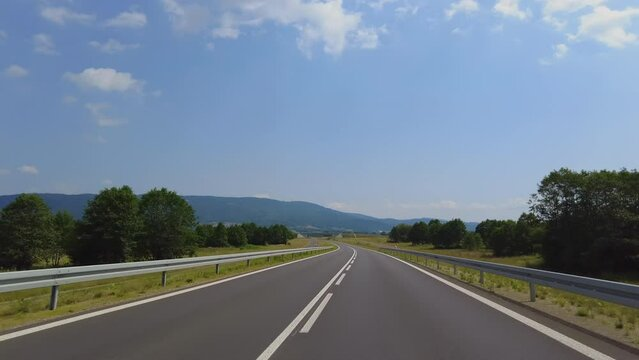
#> input picture Road03.png, 639 x 360 px
$ jupyter execute lane-detection.ipynb
#> lines starting #> are read from the running program, lines starting #| are printed output that depends on the picture; after the words box and inside, x2 and y2 are one past the last pixel; in counts of white or black regions, pixels touching at a corner belong together
[cell 1]
import cv2 as cv
import matplotlib.pyplot as plt
import numpy as np

### Reading Image

[cell 2]
bgr = cv.imread('Road03.png')
#> bgr is the input picture: shape (360, 639, 3); mean B, G, R 140.2, 125.4, 110.3
plt.imshow(bgr)
plt.title("Original Image (BGR)")
plt.axis('off')
plt.show()

### Converting BGR to RGB

[cell 3]
rgb = cv.cvtColor(bgr, cv.COLOR_BGR2RGB)
plt.imshow(rgb)
plt.title("Original Image (RGB)")
plt.axis('off')
plt.show()

### Convert RGB to Gray Scale

[cell 4]
gray = cv.cvtColor(rgb, cv.COLOR_BGR2GRAY)
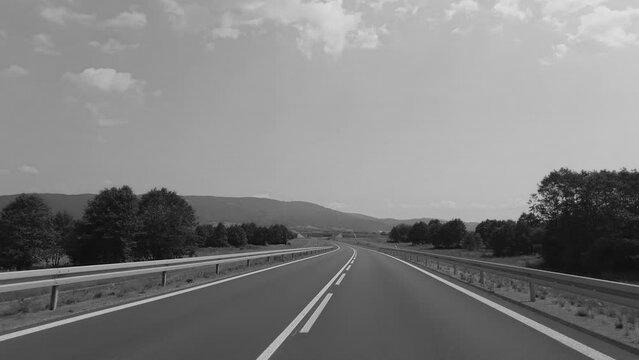
#> gray: shape (360, 639); min 0, max 229, mean 128.1
plt.imshow(gray, cmap="gray")
plt.title("Gray Scale Image")
plt.axis('off')
plt.show()

#### Applying Median Filter

[cell 5]
smoothed = cv.medianBlur(gray, 3)
plt.imshow(smoothed, cmap="gray")
plt.title("Smoothed Image")
plt.axis('off')
plt.show()

### Applying Canny's Edge Detector

[cell 6]
canny = cv.Canny(smoothed, 100, 200)
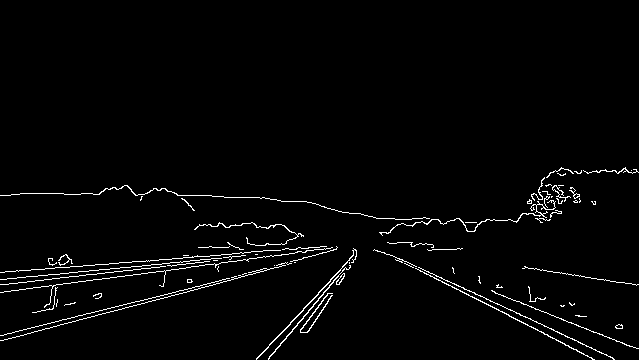
#> canny: shape (360, 639); 2.3% white in thin lines or dots, all inside (x1, y1, x2, y2) = (0, 167, 639, 360)
plt.imshow(canny, cmap='gray')
plt.title("Canny's Edges Image")
plt.axis('off')
plt.show()

### Creating the mask of ROI

[cell 7]
h, w = canny.shape
#> h = 360; w = 639
#v = np.array([[
#    (0, h),
#    (0, int(0.65 * h)),
#    (int(0.55 * w), int(0.45 * h)),
#    (w, int(0.8 * h)),
#    (w, h)
#]])

v = np.array([[
    (0, h),
    (0, int(0.9 * h)),
    (int(0.5 * w), int(0.7 * h)),
    (w, int(0.9 * h)),
    (w, h)
]])

mask = np.zeros_like(canny)
cv.fillPoly(mask, v, 255)
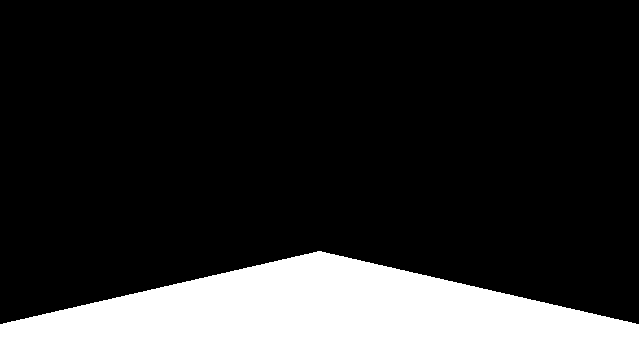
#> mask: shape (360, 639); 20.1% white; 1 white region, box (x1, y1, x2, y2) and area: (0, 251, 639, 360) 46291
plt.imshow(mask,  cmap='gray')
plt.title("Mask's Image")
plt.axis('off')
plt.show()

### Applying the mask to the image

[cell 8]
roi = cv.bitwise_and(canny, mask)
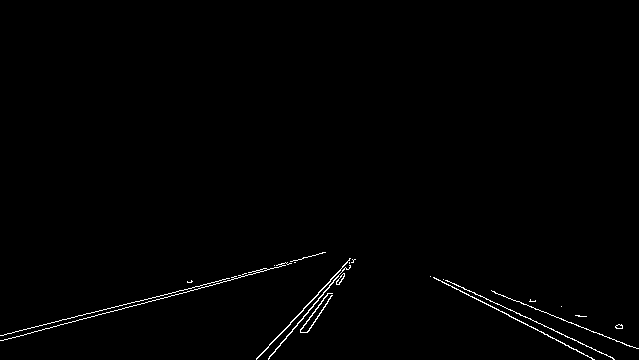
#> roi: shape (360, 639); 0.8% white in thin lines or dots, all inside (x1, y1, x2, y2) = (0, 252, 639, 360)
plt.imshow(roi, cmap='gray')
plt.title("ROI's Edges Image")
plt.axis('off')
plt.show()

### Hough Parameters

[cell 9]
thetas = np.deg2rad(np.arange(0, 180))
cos_thetas, sin_thetas = np.cos(thetas), np.sin(thetas)

[cell 10]
h, w = roi.shape
max_rho = int(np.hypot(h, w))
#> max_rho = 733
rhos = np.arange(-max_rho, max_rho + 1, 1)
#> rhos = 1467 values from -733 to 733

### Computing the Hough Accumulator

[cell 11]
accumulator = np.zeros((len(rhos), len(thetas)))
edge_y, edge_x = np.nonzero(roi)
#> edge_y = 1832 values from 252 to 359; edge_x = 1832 values, max 638 at index 1732, min 0 at index 1533, mean 339.8
for x, y in zip(edge_x, edge_y):
    for idx in range(len(thetas)):
        rho = int(round(x * cos_thetas[idx] + y * sin_thetas[idx])) + max_rho
        accumulator[rho, idx] += 1
#> this loop made 1832 passes
#> (x, y) on passes 1 to 3: (322, 252), (323, 252), (324, 252)
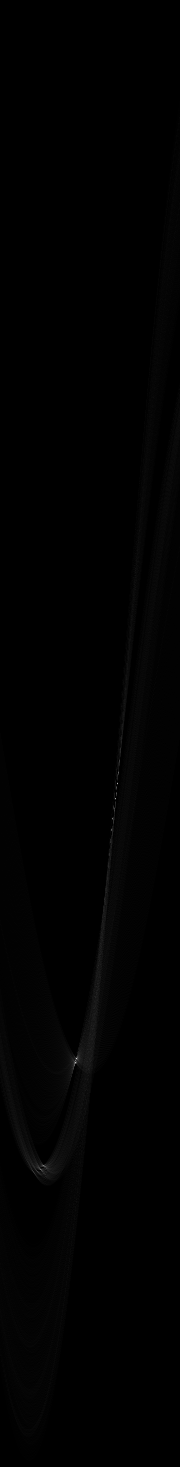
#> accumulator: shape (1467, 180) float64; min 0, max 216, mean 1.2

plt.imshow(accumulator, cmap="hot", aspect="auto", extent=[0, 180, rhos[-1], rhos[0]])
plt.title("Hough Space")
plt.xlabel("θ  (degrees)")
plt.ylabel("ρ (pixels)")
plt.show()

### Applying Threshold and Non-Maximum Suppression

[cell 12]
accumulator_nms = accumulator.copy()
accumulator_nms[accumulator_nms < 80] = 0

half_window = 20
for i in range(half_window, accumulator_nms.shape[0] - half_window):
    for j in range(half_window, accumulator_nms.shape[1] - half_window):
        window = accumulator_nms[i - half_window:i + half_window + 1, j - half_window:j + half_window + 1]
        if accumulator_nms[i, j] != np.max(window):
            accumulator_nms[i, j] = 0
#> accumulator_nms: shape (1467, 180) float64; min 0, max 216, mean 0

plt.imshow(accumulator_nms, cmap="hot", aspect='auto', extent=[0, 360, rhos[-1], rhos[0]])
plt.title("After Non Maximum Supression + Thresholding")
plt.xlabel("θ  (degrees)")
plt.ylabel("ρ (pixels)")
plt.show()

### Extracting Non-Zero Peaks

[cell 13]
rhos_idx, thetas_idx = np.nonzero(accumulator_nms)
#> rhos_idx = [783, 818, 1058, 1165]; thetas_idx = [117, 112, 76, 43]
nonzero_points = sorted([(rhos[r], thetas[t], accumulator_nms[r, t])
                        for r, t in zip(rhos_idx, thetas_idx)], key=lambda x: x[2], reverse=True)
#> nonzero_points = [(325, 1.33, 216), (50, 2.04, 175), (432, 0.75, 127), (85, 1.95, 113)]

print(len(nonzero_points))
#| 4

### Drawing detected lines within the ROI

[cell 14]
lines = np.zeros_like(rgb)
k = 3
for rho, theta, votes in nonzero_points[:k]:
    a = np.cos(theta)
    b = np.sin(theta)
    x0 = a * rho
    y0 = b * rho
    x1 = int(x0 + 1000 * (-b))
    y1 = int(y0 + 1000 * (a))
    x2 = int(x0 - 1000 * (-b))
    y2 = int(y0 - 1000 * (a))
    cv.line(lines, (x1, y1), (x2, y2), (0, 255, 0), 2)
#> this loop made 3 passes
#> (rho, theta, votes, a, b, x0, y0, x1) on passes 1 to 3: (325, 1.33, 216, 0.242, 0.97, 78.62, 315.3, -891), (50, 2.04, 175, -0.454, 0.891, -22.7, 44.55, -913), (432, 0.75, 127, 0.731, 0.682, 315.9, 294.6, -366)
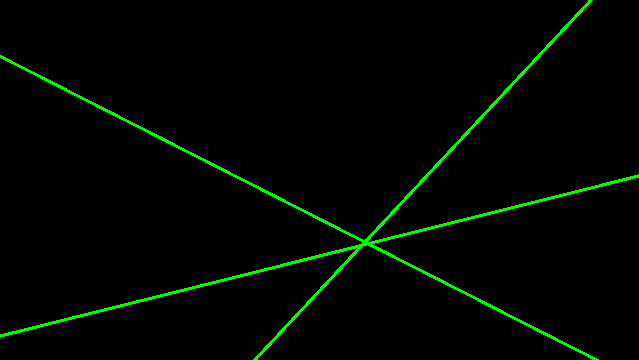
#> lines: shape (360, 639, 3); mean of channels 0, 1, 2 0, 6, 0; drawn as B, G, R

lines_in_roi = cv.bitwise_and(lines, lines, mask=mask)
final_image = cv.bitwise_or(rgb.copy(), lines_in_roi)
plt.imshow(final_image)
plt.title("Detected Lane Lines")
plt.axis("off")
plt.show()

$ run again, with Road01.png copied over Road03.png
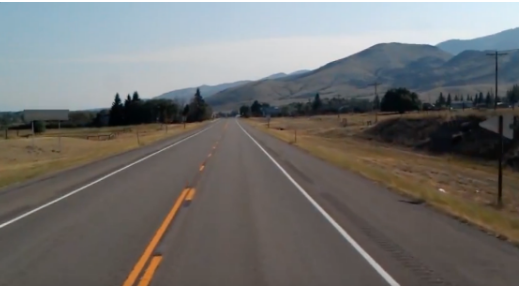
#> input picture Road01.png, 519 x 286 px
#> bgr is the input picture: shape (286, 519, 3); mean B, G, R 110.1, 111.7, 112.6
#> canny: shape (286, 519); 2.5% white in thin lines or dots
#> mask: shape (286, 519); 20.1% white; 1 white region, box (x1, y1, x2, y2) and area: (0, 200, 519, 286) 29814
#> roi: shape (286, 519); 0.39% white in thin lines or dots, all inside (x1, y1, x2, y2) = (123, 214, 400, 286)
#> edge_y = 578 values from 214 to 285; edge_x = 578 values, max 399 at index 571, min 123 at index 562, mean 250.7
#> the loop `for x, y in zip(edge_x, edge_y):` made 578 passes
#> (x, y) on passes 1 to 3: (322, 214), (323, 214), (323, 215)
#> after the loop `for i in range(half_window, accumulator_nms.shape[0] - half_window):`:
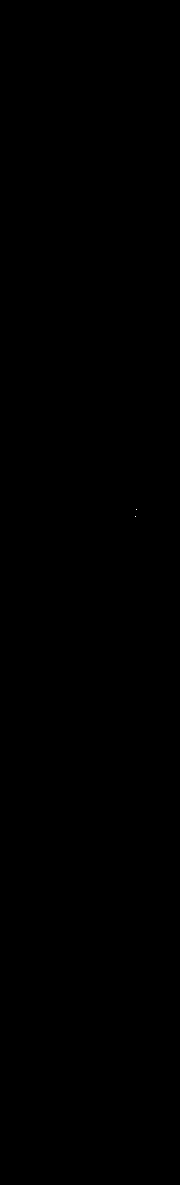
#> accumulator_nms: shape (1185, 180) float64; values 0 (black) and 89 (white), 0% white in thin lines or dots, all inside (x1, y1, x2, y2) = (135, 509, 137, 517)
#> rhos_idx = [509, 516]; thetas_idx = [136, 135]
#> nonzero_points = [(-83, 2.37, 89), (-76, 2.36, 89)]
#| 2
#> the loop `for rho, theta, votes in nonzero_points[:k]:` made 2 passes
#> (rho, theta, votes, a, b, x0, y0, x1) on passes 1 to 2: (-83, 2.37, 89, -0.719, 0.695, 59.71, -57.66, -634), (-76, 2.36, 89, -0.707, 0.707, 53.74, -53.74, -653)
#> after the loop `for rho, theta, votes in nonzero_points[:k]:`:
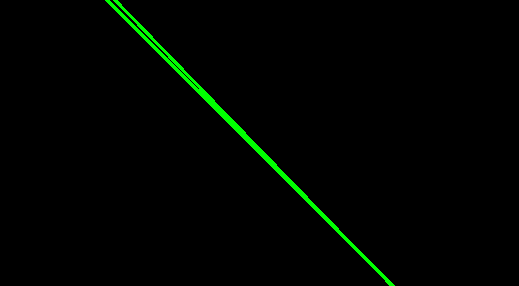
#> lines: shape (286, 519, 3); mean of channels 0, 1, 2 0, 3.8, 0; drawn as B, G, R

$ run again, with Lanes.png copied over Road03.png
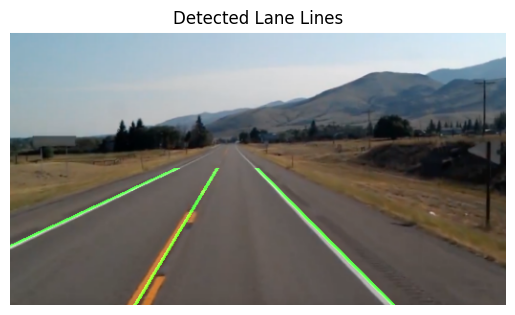
#> input picture Lanes.png, 515 x 315 px
#> bgr is the input picture: shape (315, 515, 3); mean B, G, R 132.3, 135.2, 134.4
#> `canny = cv.Canny(smoothed, 100, 200)`:
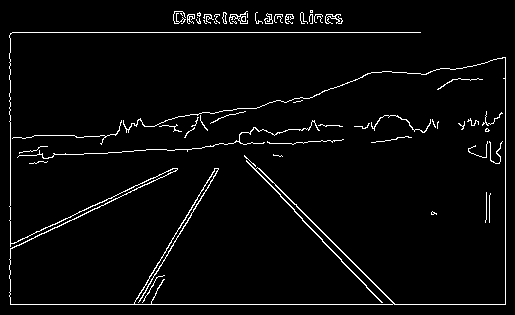
#> canny: shape (315, 515); 3.3% white in thin lines or dots
#> mask: shape (315, 515); 20.1% white; 1 white region, box (x1, y1, x2, y2) and area: (0, 220, 515, 315) 32671
#> roi: shape (315, 515); 0.66% white in thin lines or dots, all inside (x1, y1, x2, y2) = (9, 234, 506, 305)
#> edge_y = 1065 values from 234 to 304; edge_x = 1065 values, max 505 at index 320, min 9 at index 437, mean 257
#> the loop `for x, y in zip(edge_x, edge_y):` made 1065 passes
#> (x, y) on passes 1 to 3: (316, 234), (317, 235), (318, 235)
#> rhos_idx = [539, 907]; thetas_idx = [135, 90]
#> nonzero_points = [(304, 1.57, 495), (-64, 2.36, 136)]
#| 2
#> the loop `for rho, theta, votes in nonzero_points[:k]:` made 2 passes
#> (rho, theta, votes, a, b, x0, y0, x1) on passes 1 to 2: (304, 1.57, 495, 6.12e-17, 1, 1.86e-14, 304, -1000), (-64, 2.36, 136, -0.707, 0.707, 45.25, -45.25, -661)
#> after the loop `for rho, theta, votes in nonzero_points[:k]:`:
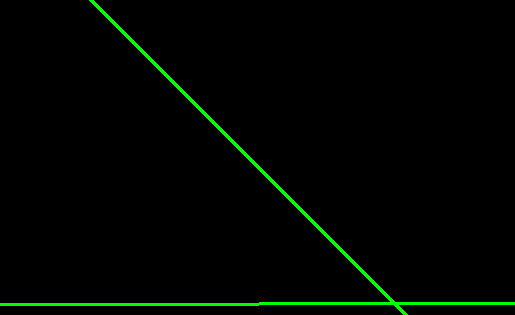
#> lines: shape (315, 515, 3); mean of channels 0, 1, 2 0, 4.9, 0; drawn as B, G, R
